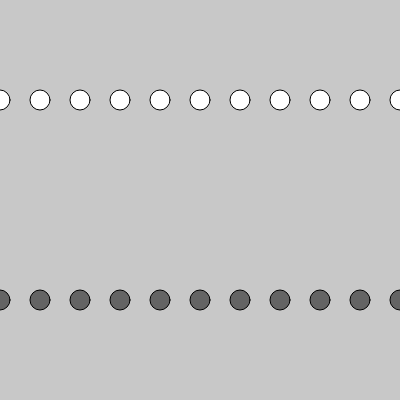
Frame 1 (no input)
Frame 60 (no input): identical to frame 1, image omitted
Frame 120 (the mouse pressed at the canvas centre since frame 60): identical to frame 1, image omitted

The p5.js sketch that drew this single still picture (run headless with seeded random() and noise() and a simulated clock; from frame 60 on, the mouse is pressed at the canvas centre):

// p5.js sketch
// ── sketch.js


function setup() {
  createCanvas(400, 400);
}

function draw() {
  background(200);
  var x1 = 0;
  var y1 = 100;
  var y2 = 100;
  var gap = 40;
  var circleSize = 20;
  fill(255);
  while(x1 <= width) { // do not make infinity loop!
    ellipse(x1, y1, circleSize, circleSize);
    x1 = x1 + gap;
  }

  fill(100);
  var y2 = 300
  for (var x2=0; x2 <= width; x2 = x2+gap) {
    ellipse(x2, y2, circleSize, circleSize);
  }
}
